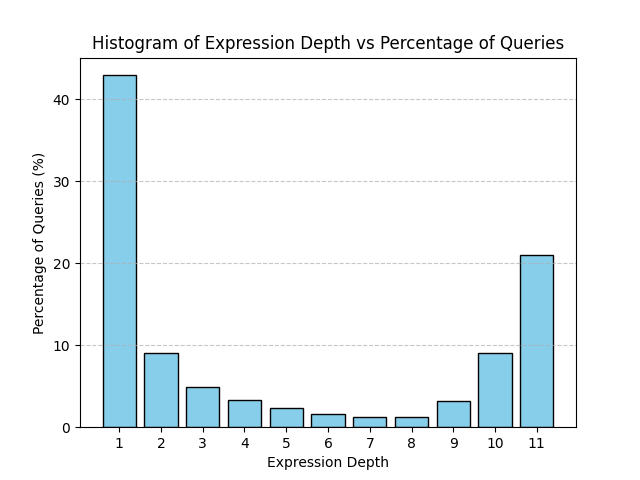

The Python source for this figure:
import pandas as pd
import matplotlib.pyplot as plt

# Load the CSV file
file_path = "/workspace/results/expression_depth_counts.csv"
data = pd.read_csv(file_path)

# Calculate the percentage of queries for each depth
total_queries = data['Query Count'].sum()
data['Percentage'] = (data['Query Count'] / total_queries) * 100

# Plot the histogram with percentages
plt.bar(data['Expression Depth'], data['Percentage'], color='skyblue', edgecolor='black')
plt.xlabel('Expression Depth')
plt.ylabel('Percentage of Queries (%)')
plt.title('Histogram of Expression Depth vs Percentage of Queries')
plt.xticks(data['Expression Depth'])  # Ensure all depths are labeled
plt.grid(axis='y', linestyle='--', alpha=0.7)

# Save the plot as an image
plt.savefig("/workspace/plots/expression_depth.png")
